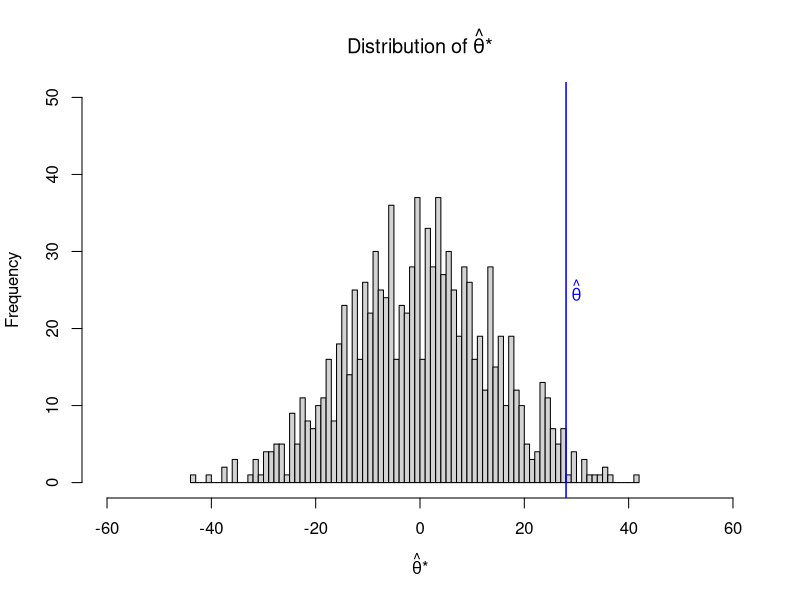

Source code (R):
## ---- chunk 1
knitr::opts_chunk$set(echo = TRUE)
library(knitr)
## ---- chunk 2
treatment = c(90, 91, 68, 90, 167, 26, 38, 89, 88, 99, 41, 123, 76, 88, 79, 96, 79, 122, 11, 23) 

control = c(52, 104, 146, 27, 46, 120, 5, 15, 11, 48, 30, 40, 8, 42, 74)
## ---- chunk 3
# This code was sourced in part from the original poster's updated code: 
# https://stats.stackexchange.com/questions/176691/running-a-permutation-test-with-different-sample-sizes-in-r/176714

# Calculate the base statistic ybar - zbar
theta_hat <- mean(treatment) - mean(control)

# Create vector of zeros to compare the sample permutation test statistics against
dif <- integer(1000)

# Create vector of the differences between the sample permutation's means and the null (0)
for (i in 1:length(dif)) {
        samp <- sample(x = c(treatment, control),
                       replace = FALSE)

        samp_treat <- samp[1:20]
        samp_con <- samp[21:35]
        
        dif[i] <- mean(samp_treat) - mean(samp_con)
}
## ---- chunk 4
# Check the quartiles of the differences
cat("The quartiles of the permutations were ", paste(round(quantile(dif), digits = 2), "(", c("0%", "25%", "50%", "75%", "100%"), ")", c(", ", ", ", ", ", ", ", ""), sep = ""), ".", sep ="")

# Get the standard deviation of the differences
cat("The permutations' had an average", paste(round(mean(dif), digits = 2), "±", round(sd(dif), digits = 2)), "difference from the null hypothesis.")

# Histogram of the differences
hist(dif, 
     xlim = c(-60, 60),
     ylim = c(0, 50),
     breaks = 100,
     main = expression(Distribution~of~hat(theta)*"*"),
     xlab = expression(hat(theta)*"*")
)

abline(v = theta_hat,
       col = "blue",
       lwd = 1.5
)

text(theta_hat + 2, 25, expression(hat(theta)), col = "blue")

# Get p-value using the abolute differences
p_value <- sum(abs(dif) > abs(theta_hat))/length(dif)

cat("The p-value of the original sample is ", p_value, ".", sep = "")
## ---- chunk 5
# Define number of iterations
nit <- 10

# Define the matrices into which the treatment boostrap and control bootstrap samples will be stored, and the vector in which the differences between the means will be stored.
bootT <- matrix(data = NA, 
                nrow = nit, 
                ncol = length(treatment),
                dimnames = list(c(1:nit),
                                c(1:length(treatment))
                                )
                )

bootC <- matrix(data = NA, 
                nrow = nit, 
                ncol = length(control),
                dimnames = list(c(1:nit),
                                c(1:length(control))
                                )
                )
bootDiff <- c()

# Run bootstrap for the number of iterations as defined by nit
for (i in 1:nit) {
    # Collect bootstrap samples for the treatment 
        bootT[i,] <- sample(x = treatment,
                            size = length(treatment),
                            replace = TRUE
                            )
        
    # Collect bootstrap samples for the control
        bootC[i,] <- sample(x = control,
                            size = length(control),
                            replace = TRUE
                            )
        
    # Collect the difference between the means of the treatment and control bootstrap samples 
        bootDiff[i] <- mean(bootT[[i]]) - mean(bootC[[i]])
}

## ---- chunk 6
# Create function to find the standard error given a matrix of bootstrap samples and the number of repeats done in the bootstrap
find.st.err <- function(samp = NULL, repeats = NULL) {
    # Calculate the means of the bootstrap samples        
        means <- rowMeans(samp)
        
    # Calculate the mean of the bootstrap means
        theta <- sum(means)/repeats
        
    # Collect the sum of the squared bootstrap means minue theta
        temp <- c()
        for (i in 1:repeats) {temp[i] <- (means[i]-theta)^2}
        
    # Calculate the standard error
        sigma <- sqrt(sum(temp)/repeats)

}

## ---- chunk 7
# Find the standard error of the treatment bootstrap
sterr_treat <- find.st.err(bootT, nit)

# Find the standard deviation of the original treatment sample
sd_treat <- sqrt(var(treatment)/length(treatment))

## ---- chunk 8
# Find the standard error of the control bootstrap
sterr_con <- find.st.err(bootC, nit)

# Find the standard deviation of the original control sample
sd_con <- sqrt(var(control)/length(control))

## ---- chunk 9
# Calculate the standard error of the difference in means
sterr_diff <- sqrt(sterr_treat^2 + sterr_con^2)

## ---- chunk 10


## ---- chunk 11


